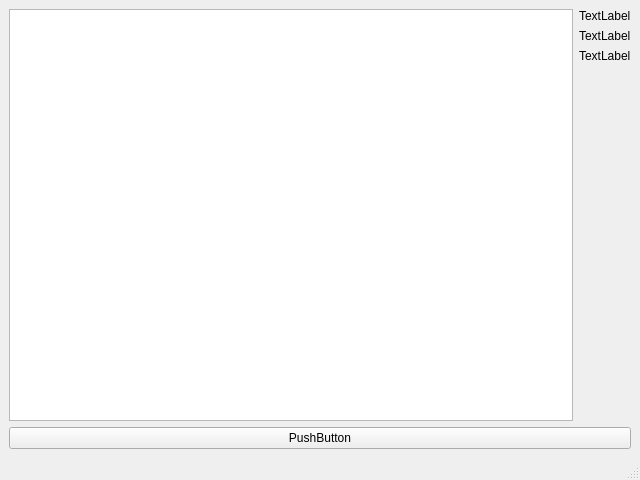
<?xml version="1.0" encoding="UTF-8"?>
<ui version="4.0">
 <class>MainWindow</class>
 <widget class="QMainWindow" name="MainWindow">
  <property name="geometry">
   <rect>
    <x>0</x>
    <y>0</y>
    <width>640</width>
    <height>480</height>
   </rect>
  </property>
  <property name="windowTitle">
   <string>MainWindow</string>
  </property>
  <widget class="QWidget" name="centralwidget">
   <layout class="QGridLayout" name="gridLayout">
    <item row="0" column="0">
     <layout class="QHBoxLayout" name="horizontalLayout">
      <item>
       <widget class="QGraphicsView" name="graphicsView"/>
      </item>
      <item>
       <layout class="QVBoxLayout" name="verticalLayout_2">
        <item>
         <layout class="QVBoxLayout" name="verticalLayout">
          <item>
           <widget class="QLabel" name="label_X">
            <property name="text">
             <string>TextLabel</string>
            </property>
           </widget>
          </item>
          <item>
           <widget class="QLabel" name="label_Y">
            <property name="text">
             <string>TextLabel</string>
            </property>
           </widget>
          </item>
          <item>
           <widget class="QLabel" name="label_Value">
            <property name="text">
             <string>TextLabel</string>
            </property>
           </widget>
          </item>
         </layout>
        </item>
        <item>
         <spacer name="verticalSpacer">
          <property name="orientation">
           <enum>Qt::Vertical</enum>
          </property>
          <property name="sizeHint" stdset="0">
           <size>
            <width>20</width>
            <height>40</height>
           </size>
          </property>
         </spacer>
        </item>
       </layout>
      </item>
     </layout>
    </item>
    <item row="1" column="0">
     <widget class="QPushButton" name="pushButton">
      <property name="text">
       <string>PushButton</string>
      </property>
     </widget>
    </item>
   </layout>
  </widget>
  <widget class="QMenuBar" name="menubar">
   <property name="geometry">
    <rect>
     <x>0</x>
     <y>0</y>
     <width>640</width>
     <height>27</height>
    </rect>
   </property>
  </widget>
  <widget class="QStatusBar" name="statusbar"/>
 </widget>
 <resources/>
 <connections/>
</ui>
